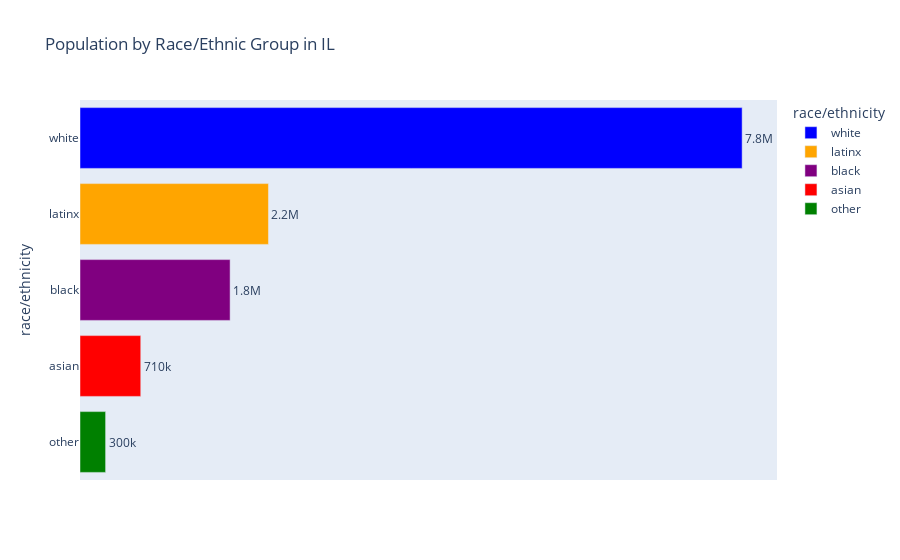

Here is the notebook cell this chart was saved with:
### Code cell
# graph for il population by race

il_race_demo = deaths_cases[['race/ethnicity','il_population_2018']] 
il_race_demo_sort = il_race_demo.sort_values(by='il_population_2018', ascending = False)

import plotly.express as px
fig = px.bar(il_race_demo_sort, x='il_population_2018', y='race/ethnicity', color='race/ethnicity', orientation='h',color_discrete_sequence=["blue", "orange", "purple", "red", "green"],
             title="Population by Race/Ethnic Group in IL", text = il_race_demo_sort["il_population_2018"])
fig.update_layout(xaxis={'visible': False})
fig.update_traces(texttemplate='%{text:.2s}',textposition='outside')
fig.write_image("zac files/output_files/il_pop_bar.png")
fig.show()

### Figure 1 — Plotly figure (JSON) as saved in the notebook; plotly's stock layout.template omitted (floating-point values rounded to 4 significant figures)
{"data": [{"alignmentgroup": "True", "hovertemplate": "race/ethnicity=%{y}<br>il_population_2018=%{text}<extra></extra>", "legendgroup": "white", "marker": {"color": "blue"}, "name": "white", "offsetgroup": "white", "orientation": "h", "showlegend": true, "text": [7760732], "textposition": "outside", "texttemplate": "%{text:.2s}", "type": "bar", "x": [7760732], "xaxis": "x", "y": ["white"], "yaxis": "y"}, {"alignmentgroup": "True", "hovertemplate": "race/ethnicity=%{y}<br>il_population_2018=%{text}<extra></extra>", "legendgroup": "latinx", "marker": {"color": "orange"}, "name": "latinx", "offsetgroup": "latinx", "orientation": "h", "showlegend": true, "text": [2208868], "textposition": "outside", "texttemplate": "%{text:.2s}", "type": "bar", "x": [2208868], "xaxis": "x", "y": ["latinx"], "yaxis": "y"}, {"alignmentgroup": "True", "hovertemplate": "race/ethnicity=%{y}<br>il_population_2018=%{text}<extra></extra>", "legendgroup": "black", "marker": {"color": "purple"}, "name": "black", "offsetgroup": "black", "orientation": "h", "showlegend": true, "text": [1759316], "textposition": "outside", "texttemplate": "%{text:.2s}", "type": "bar", "x": [1759316], "xaxis": "x", "y": ["black"], "yaxis": "y"}, {"alignmentgroup": "True", "hovertemplate": "race/ethnicity=%{y}<br>il_population_2018=%{text}<extra></extra>", "legendgroup": "asian", "marker": {"color": "red"}, "name": "asian", "offsetgroup": "asian", "orientation": "h", "showlegend": true, "text": [711970], "textposition": "outside", "texttemplate": "%{text:.2s}", "type": "bar", "x": [711970], "xaxis": "x", "y": ["asian"], "yaxis": "y"}, {"alignmentgroup": "True", "hovertemplate": "race/ethnicity=%{y}<br>il_population_2018=%{text}<extra></extra>", "legendgroup": "other", "marker": {"color": "green"}, "name": "other", "offsetgroup": "other", "orientation": "h", "showlegend": true, "text": [300194], "textposition": "outside", "texttemplate": "%{text:.2s}", "type": "bar", "x": [300194], "xaxis": "x", "y": ["other"], "yaxis": "y"}], "layout": {"autosize": true, "barmode": "relative", "legend": {"title": {"text": "race/ethnicity"}, "tracegroupgap": 0}, "title": {"text": "Population by Race/Ethnic Group in IL"}, "xaxis": {"anchor": "y", "autorange": true, "domain": [0, 1], "range": [0, 8169000.0], "title": {"text": "il_population_2018"}, "type": "linear", "visible": false}, "yaxis": {"anchor": "x", "autorange": true, "categoryarray": ["other", "asian", "black", "latinx", "white"], "categoryorder": "array", "domain": [0, 1], "range": [-0.5, 4.5], "title": {"text": "race/ethnicity"}, "type": "category"}}}
